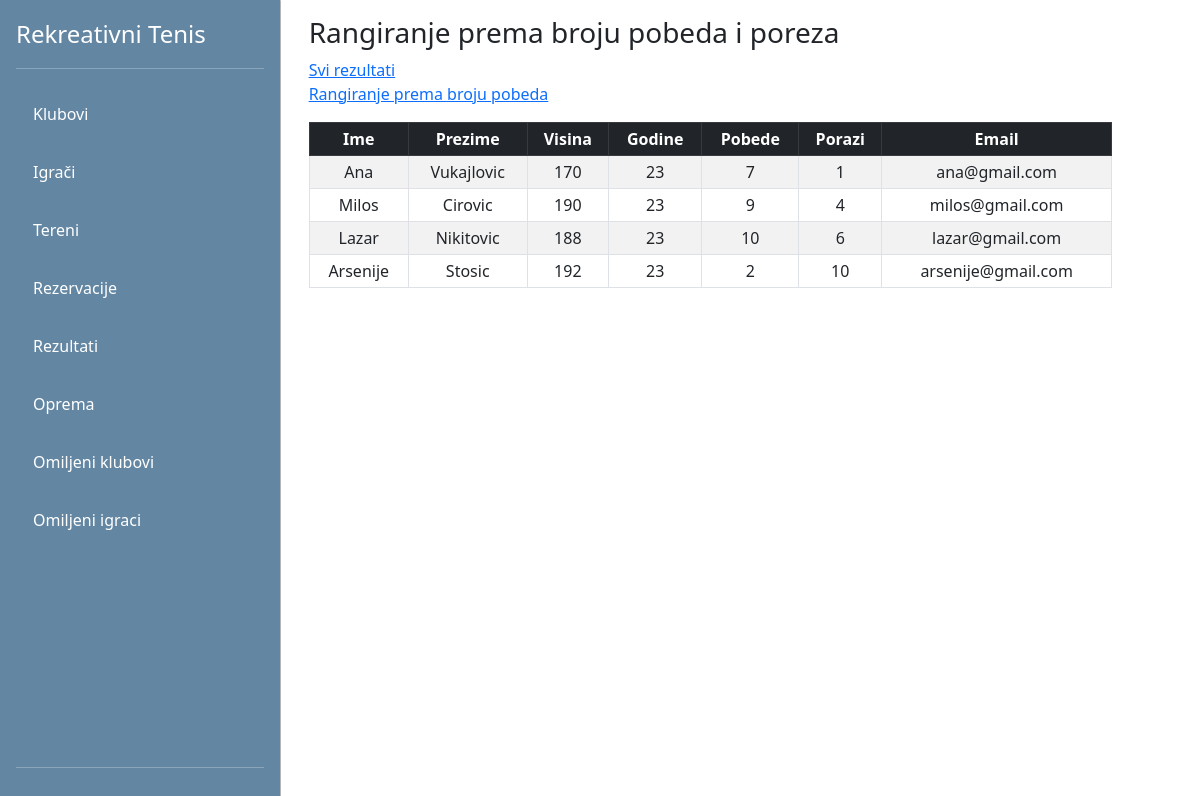
/view-gosti/win-loses.php, run on the app's committed database.
### tables this page shows
CREATE TABLE `korisnici` (
  `id` int(11) NOT NULL,
  `ime` varchar(255) NOT NULL,
  `prezime` varchar(255) NOT NULL,
  `pol` varchar(50) DEFAULT NULL,
  `visina` int(11) DEFAULT NULL,
  `godine` int(11) DEFAULT NULL,
  `pobeda` int(11) DEFAULT NULL,
  `porazi` int(11) DEFAULT NULL,
  `naziv_kluba` varchar(255) DEFAULT NULL,
  `email` varchar(255) NOT NULL,
  `lozinka` varchar(255) NOT NULL,
  `profilna_slika` longblob DEFAULT NULL,
  `id_opreme` int(11) DEFAULT NULL,
  `id_uloge` int(11) NOT NULL
);

### config/DB.php (called while the page is built)
<?php
class DB{
    private static $factory;
    public static function createInstance($config = null)
    {
        $settings['dbname'] = 'rekreativnitenisdb';
        $settings['dbhost'] = '127.0.0.1';
        $settings['dbuser'] = 'root';
        $settings['dbpass'] = '';
        try{
            $dsn = 'mysql:dbname=' . $settings['dbname'] . ';host=' . $settings['dbhost'];
            $pdo = new PDO($dsn, $settings['dbuser'], $settings['dbpass'], array(PDO::MYSQL_ATTR_INIT_COMMAND => "SET NAMES utf8"));
            $pdo->setAttribute(PDO::ATTR_ERRMODE, PDO::ERRMODE_EXCEPTION);
            $pdo->setAttribute(PDO::ATTR_EMULATE_PREPARES, true);
            $pdo->setAttribute(PDO::ATTR_DEFAULT_FETCH_MODE, PDO::FETCH_ASSOC);
            self::$factory[$config] = $pdo;
            return self::$factory[$config];
        }
        catch (PDOException $e) {
            die ('Connection failed: ' . $e->getMessage());
        }
    }
}
?>

### DAO/KorisnikDAO.php (called while the page is built, shortened)
<?php
require_once '../config/DB.php';
class KorisnikDAO
{
    private $db;
    public function __construct()
    {
        $this->db = DB::createInstance();
    }
    public function getAllIgraciSortWL()
    {
        $sql = "SELECT k.* FROM korisnici k INNER JOIN uloge u ON k.id_uloge = u.id WHERE u.naziv_uloge='igrac' ORDER BY pobeda - porazi desc";
        $statement = $this->db->prepare($sql);
        $statement->execute();
        $res = $statement->fetchAll();
        return $res;
    }
}

### view-gosti/win-loses.php (the view, shortened to what this page needs)
<?php
require_once './partials/navigacija.php';
require_once '../DAO/KorisnikDAO.php';
$korisnikDAO = new KorisnikDAO();
$igraci = $korisnikDAO->getAllIgraciSortWL();
?>
<div class="container">
    <div class="row">
        <div class="container m-3" style="width: 90%;">
        <h3>Rangiranje prema broju pobeda i poreza</h3>
        <a href="win.php">Svi rezultati</a><br>
        <a href="win.php">Rangiranje prema broju pobeda</a><br>
            <table class="table table-bordered  text-center  table-striped  table-sm mt-3" cellspacing="0" style=" margin-left:auto;margin-right:auto" id="dtBasicExample">
                <thead class="table-dark sticky-top bg-white">
                    <tr>
                        <th class="th-sm">Ime</th>
                        <th class="th-sm">Prezime</th>
                        <th class="th-sm">Visina</th>
                        <th class="th-sm">Godine</th>
                        <th class="th-sm">Pobede</th>
                        <th class="th-sm">Porazi</th>
                        <th class="th-sm">Email</th>
                    </tr>
                </thead>
                <tbody>
                    <?php foreach ($igraci as $item) : ?>
                        <tr>
                            <td><?= $item['ime'] ?></td>
                            <td><?= $item['prezime'] ?></td>
                            <td><?= $item['visina'] ?></td>
                            <td><?= $item['godine'] ?></td>
                            <td><?= $item['pobeda'] ?></td>
                            <td><?= $item['porazi'] ?></td>
                            <td><?= $item['email'] ?></td>
                        </tr>
                    <?php endforeach; ?>
                </tbody>
            </table>
        </div>
</div>
        </div>
        <?php
        require_once './partials/footer.php';
        ?>

### view-gosti/css/style.css (style rules this page uses)
.container { max-width: 100%; max-height: 100%; }

### data on the page
korisnici: ime "Ana", prezime "Vukajlovic", visina "170", godine "23", pobeda "7", porazi "1", email "ana@gmail.com"
korisnici: ime "Milos", prezime "Cirovic", visina "190", godine "23", pobeda "9", porazi "4", email "milos@gmail.com"
korisnici: ime "Lazar", prezime "Nikitovic", visina "188", godine "23", pobeda "10", porazi "6", email "lazar@gmail.com"
korisnici: ime "Arsenije", prezime "Stosic", visina "192", godine "23", pobeda "2", porazi "10", email "arsenije@gmail.com"
